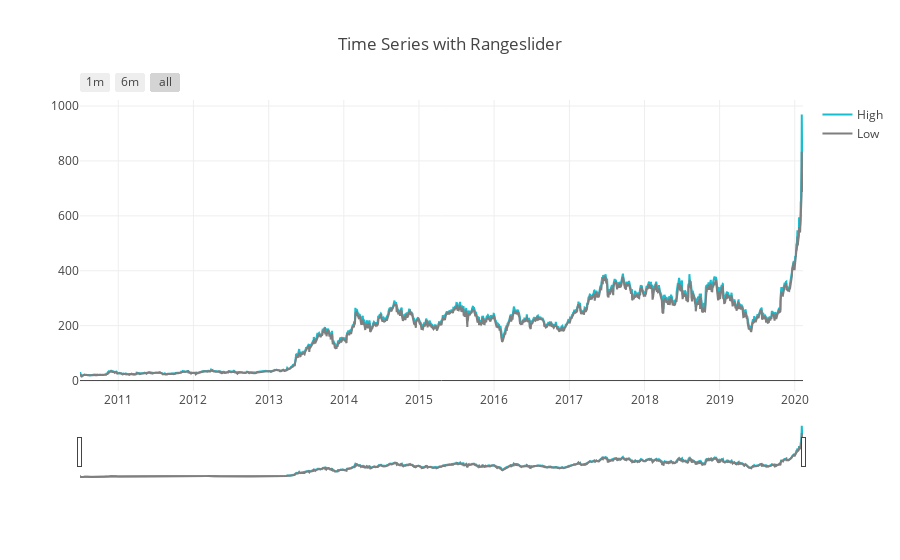

Write notebook code for a chart like this one.
### Markdown cell above
**Placing the cursor on any point of the time series we can get the High and Low prices and using either the buttons or the slider we can decide on which timeframe we want to focus on.**

### Code cell
trace_high = go.Scatter(
    x=df.date,
    y=df['high'],
    name = "High",
    line = dict(color = '#17BECF'))

trace_low = go.Scatter(
    x=df.date,
    y=df['low'],
    name = "Low",
    line = dict(color = '#7F7F7F'))

data = [trace_high,trace_low]

layout = dict(
    title='Time Series with Rangeslider',
    xaxis=dict(
        rangeselector=dict(
            buttons=list([
                dict(count=1,
                     label='1m',
                     step='month',
                     stepmode='backward'),
                dict(count=6,
                     label='6m',
                     step='month',
                     stepmode='backward'),
                dict(step='all')
            ])
        ),
        rangeslider=dict(
            visible = True
        ),
        type='date'
    )
)

fig = dict(data=data, layout=layout)
iplot(fig, filename = "Time Series with Rangeslider")
plotly.offline.plot(fig, filename='Plotly_Stock.html')

### Figure 1 — Plotly figure (JSON) as saved in the notebook; plotly's stock layout.template omitted (floating-point values rounded to 4 significant figures; data arrays with more than 128 entries replaced by an {"elided": "..."} marker saying what was removed)
{"data": [{"line": {"color": "#17BECF"}, "name": "High", "type": "scatter", "uid": "ae1d8311-298f-4486-8af0-cd5ab8804af8", "x": {"elided": "2421 str values"}, "y": {"elided": "2421 float values"}}, {"line": {"color": "#7F7F7F"}, "name": "Low", "type": "scatter", "uid": "ef7eceae-5697-4f08-8dc6-6de501fac276", "x": {"elided": "2421 str values"}, "y": {"elided": "2421 float values"}}], "layout": {"title": {"text": "Time Series with Rangeslider"}, "xaxis": {"rangeselector": {"buttons": [{"count": 1, "label": "1m", "step": "month", "stepmode": "backward"}, {"count": 6, "label": "6m", "step": "month", "stepmode": "backward"}, {"step": "all"}]}, "rangeslider": {"visible": true}, "type": "date"}}}
